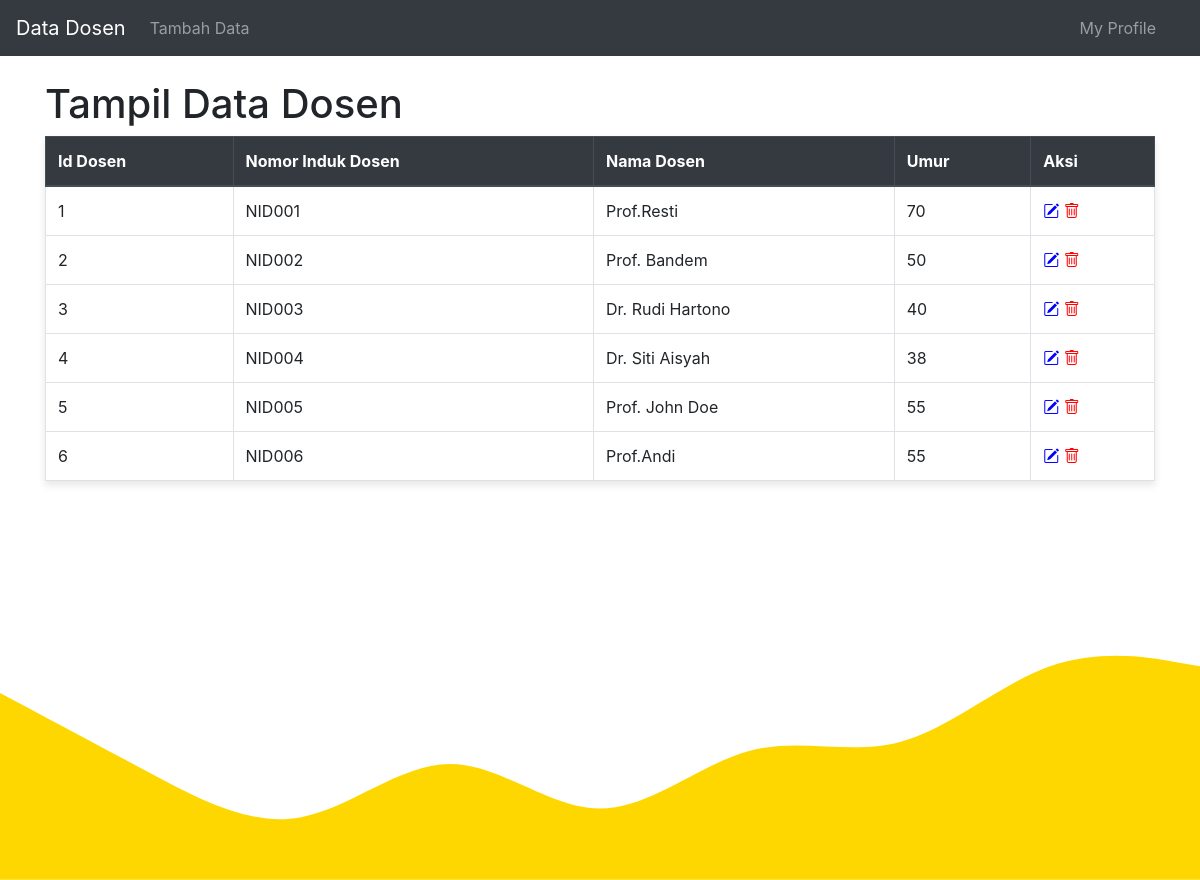
The app's page /tampildata.php with its own data.
### tables this page shows
CREATE TABLE `tb_dosen` (
  `id_dosen` int(11) NOT NULL,
  `nomor_induk_dosen` varchar(10) DEFAULT NULL,
  `nama_dosen` varchar(100) DEFAULT NULL,
  `umur` int(11) DEFAULT NULL
);

### tampildata.php (the view, shortened to what this page needs)
<?php
$conn = mysqli_connect("localhost", "root", "", "db_dosen");
$tampil = mysqli_query($conn, "SELECT * FROM tb_dosen");
?>
<!DOCTYPE html>
<html>
<head>
    <link rel="stylesheet" href="https://stackpath.bootstrapcdn.com/bootstrap/4.5.2/css/bootstrap.min.css">
    <link href="https://cdn.jsdelivr.net/npm/bootstrap-icons/font/bootstrap-icons.css" rel="stylesheet">
</head>
<body>
    <nav class="navbar navbar-expand-lg navbar-dark bg-dark">
        <a class="navbar-brand" href="#">Data Dosen</a>
        <div class="collapse navbar-collapse" id="navbarNav">
            <ul class="navbar-nav mr-auto">
                <li class="nav-item">
                    <a class="nav-link" href="tambahandata.php">Tambah Data</a>
                </li>
            </ul>
            <ul class="navbar-nav ml-auto">
                <li class="nav-item">
                    <a class="nav-link" href="profile.php">My Profile</a>
                </li>
            </ul>
        </div>
    </nav>
    <div class="content-wrap">
        <div class="container mt-4">
            <h1>Tampil Data Dosen</h1>
            <table class="table table-bordered">
                <thead class="thead-dark">
                    <tr>
                        <th>Id Dosen</th>
                        <th>Nomor Induk Dosen</th>
                        <th>Nama Dosen</th>
                        <th>Umur</th>
                        <th>Aksi</th>
                    </tr>
                </thead>
                <tbody>
                    <?php while ($ambil = mysqli_fetch_array($tampil)) : ?>
                        <tr>
                            <td><?php echo $ambil["id_dosen"]; ?></td>
                            <td><?php echo $ambil["nomor_induk_dosen"]; ?></td>
                            <td><?php echo $ambil["nama_dosen"]; ?></td>
                            <td><?php echo $ambil["umur"]; ?></td>
                            <td>
                                <a href="edit.php?id=<?php echo $ambil['id_dosen']; ?>" style="color: blue;"><i class="bi bi-pencil-square"></i></a>
                                <a href="delete.php?id=<?php echo $ambil['id_dosen']; ?>" style="color: red;" onclick="return confirm('Apakah anda yakin menghapusnya?');"><i class="bi bi-trash"></i></a>
                            </td>
                        </tr>
                    <?php endwhile; ?>
                </tbody>
            </table>
        </div>
    </div>
</body>
</html>

### tampildata.php (style rules this page uses)
.navbar-nav.ml-auto { margin-right: 20px; }
.bi-pencil-square { color: blue; }
.bi-trash { color: red; }
.table-bordered { box-shadow: 0 4px 8px rgba(0,0,0,0.1); }
.svg-wave { position: absolute; bottom: 0; width: 100%; height: auto; z-index: -1; }
html, body { height: 100%; margin: 0; padding: 0; position: relative; }
.content-wrap { min-height: 100%; position: relative; }

### records on screen
tb_dosen: id_dosen "1", nomor_induk_dosen "NID001", nama_dosen "Prof.Resti", umur "70"
tb_dosen: id_dosen "2", nomor_induk_dosen "NID002", nama_dosen "Prof. Bandem", umur "50"
tb_dosen: id_dosen "3", nomor_induk_dosen "NID003", nama_dosen "Dr. Rudi Hartono", umur "40"
tb_dosen: id_dosen "4", nomor_induk_dosen "NID004", nama_dosen "Dr. Siti Aisyah", umur "38"
tb_dosen: id_dosen "5", nomor_induk_dosen "NID005", nama_dosen "Prof. John Doe", umur "55"
tb_dosen: id_dosen "6", nomor_induk_dosen "NID006", nama_dosen "Prof.Andi", umur "55"
